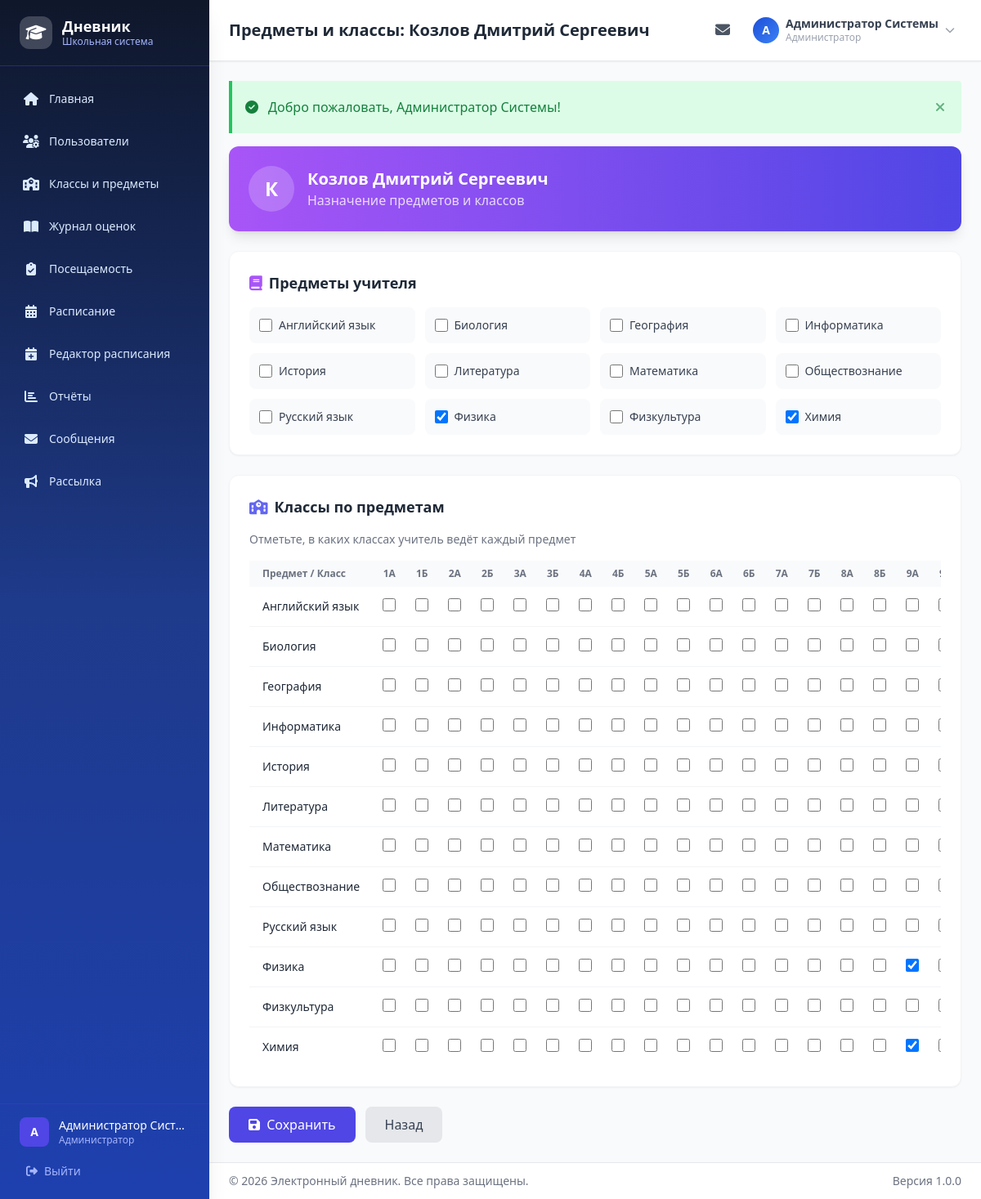
The app's page /users/teacher-subjects/3 (signed in) with its own data.
### tables this page shows
CREATE TABLE `teachers` (
  `id` int NOT NULL,
  `user_id` int NOT NULL,
  `is_class_teacher` tinyint(1) DEFAULT '0'
);

CREATE TABLE `users` (
  `id` int NOT NULL,
  `login` varchar(100) NOT NULL,
  `password_hash` varchar(255) NOT NULL,
  `full_name` varchar(255) NOT NULL,
  `email` varchar(255) DEFAULT NULL,
  `phone` varchar(20) DEFAULT NULL,
  `role_id` int NOT NULL,
  `is_active` tinyint(1) DEFAULT '1',
  `last_login` timestamp NULL DEFAULT NULL,
  `created_at` timestamp NULL DEFAULT CURRENT_TIMESTAMP,
  `updated_at` timestamp NULL DEFAULT CURRENT_TIMESTAMP ON UPDATE CURRENT_TIMESTAMP
);

CREATE TABLE `subjects` (
  `id` int NOT NULL,
  `name` varchar(100) NOT NULL
);

CREATE TABLE `classes` (
  `id` int NOT NULL,
  `name` varchar(10) NOT NULL,
  `year` int NOT NULL,
  `class_teacher_id` int DEFAULT NULL
);

### controllers/UserController.php (called while the page is built, shortened)
<?php
class UserController {
    private $teacherModel;
    private $classModel;
    private $subjectModel;
    public function __construct() {
        require_once __DIR__ . '/../models/Teacher.php';
        require_once __DIR__ . '/../models/ClassModel.php';
        require_once __DIR__ . '/../models/Subject.php';
        $this->teacherModel = new Teacher();
        $this->classModel = new ClassModel();
        $this->subjectModel = new Subject();
    }
    public function teacherSubjects($teacherId) {
        $teacher = $this->teacherModel->findById($teacherId);
        $pageTitle = 'Предметы и классы: ' . $teacher['full_name'];
        $subjects = $this->subjectModel->getAll();
        $classes = $this->classModel->getAll(currentAcademicYear());
        $teacherSubjects = $this->teacherModel->getSubjects($teacherId);
        $teacherClassSubjects = $this->teacherModel->getClassSubjects($teacherId);
        $teacherSubjectIds = array_column($teacherSubjects, 'id');
        $classSubjectMap = [];
        foreach ($teacherClassSubjects as $tcs) {
            $classSubjectMap[$tcs['subject_id'] . '_' . $tcs['class_id']] = true;
        }
        require __DIR__ . '/../views/layout/header.php';
        require __DIR__ . '/../views/users/teacher-subjects.php';
        require __DIR__ . '/../views/layout/footer.php';
    }
}

### config/database.php (called while the page is built, shortened)
<?php
function getDB() {
    static $pdo = null;
    if ($pdo === null) {
        $dsn = sprintf(
            'mysql:host=%s;port=%s;dbname=%s;charset=%s',
            DB_HOST, DB_PORT, DB_NAME, DB_CHARSET
        );
        $options = [
            PDO::ATTR_ERRMODE            => PDO::ERRMODE_EXCEPTION,
            PDO::ATTR_DEFAULT_FETCH_MODE => PDO::FETCH_ASSOC,
            PDO::ATTR_EMULATE_PREPARES   => false,
            PDO::MYSQL_ATTR_INIT_COMMAND => "SET NAMES " . DB_CHARSET,
        ];
        try {
            $pdo = new PDO($dsn, DB_USER, DB_PASS, $options);
        } catch (PDOException $e) {
            if (defined('APP_DEBUG') && APP_DEBUG) {
                die('Ошибка подключения к БД: ' . $e->getMessage());
            } else {
                die('Ошибка подключения к базе данных.');
            }
        }
    }
    return $pdo;
}

### models/Teacher.php (called while the page is built, shortened)
<?php
class Teacher {
    private $db;
    public function __construct() {
        $this->db = getDB();
    }
    public function findById($id) {
        $stmt = $this->db->prepare("
            SELECT t.*, u.full_name, u.email, u.login
            FROM teachers t
            JOIN users u ON t.user_id = u.id
            WHERE t.id = :id
        ");
        $stmt->execute([':id' => $id]);
        return $stmt->fetch();
    }
    public function getSubjects($teacherId) {
        $stmt = $this->db->prepare("
            SELECT s.* FROM subjects s
            JOIN teacher_subjects ts ON s.id = ts.subject_id
            WHERE ts.teacher_id = :teacher_id
            ORDER BY s.name
        ");
        $stmt->execute([':teacher_id' => $teacherId]);
        return $stmt->fetchAll();
    }
}

### includes/auth.php (called while the page is built, shortened)
<?php
function isLoggedIn() {
    return isset($_SESSION['user_id']) && !empty($_SESSION['user_id']);
}
function currentUser() {
    return [
        'id'        => $_SESSION['user_id'],
        'login'     => $_SESSION['user_login'],
        'full_name' => $_SESSION['user_full_name'],
        'role'      => $_SESSION['user_role'],
        'role_name' => $_SESSION['user_role_name'],
        'email'     => $_SESSION['user_email'] ?? '',
    ];
}

### models/Subject.php (called while the page is built, shortened)
<?php
class Subject {
    private $db;
    public function __construct() {
        $this->db = getDB();
    }
    public function getAll() {
        $stmt = $this->db->query("SELECT * FROM subjects ORDER BY name");
        return $stmt->fetchAll();
    }
}

### models/ClassModel.php (called while the page is built, shortened)
<?php
class ClassModel {
    private $db;
    public function __construct() {
        $this->db = getDB();
    }
    public function getAll($year = null) {
        $sql = "
            SELECT c.*, u.full_name as teacher_name,
                   (SELECT COUNT(*) FROM students s
                    JOIN users us ON s.user_id = us.id
                    WHERE s.class_id = c.id AND us.is_active = 1) as student_count
            FROM classes c
            LEFT JOIN teachers t ON c.class_teacher_id = t.id
            LEFT JOIN users u ON t.user_id = u.id
        ";
        $params = [];
        if ($year) {
            $sql .= " WHERE c.year = :year";
            $params[':year'] = $year;
        }
        $sql .= " ORDER BY CAST(REGEXP_SUBSTR(c.name, '^[0-9]+') AS UNSIGNED) ASC, c.name ASC";
        $stmt = $this->db->prepare($sql);
        $stmt->execute($params);
        return $stmt->fetchAll();
    }
}

### views/users/teacher-subjects.php (the view, shortened to what this page needs)
<div class="max-w-4xl mx-auto space-y-6">
    <div class="bg-gradient-to-r from-purple-500 to-indigo-600 rounded-xl p-6 text-white shadow-lg">
        <div class="flex items-center gap-4">
            <div class="w-14 h-14 bg-white/20 rounded-full flex items-center justify-center text-2xl font-bold">
                <?= mb_strtoupper(mb_substr($teacher['full_name'], 0, 1)) ?>
            </div>
            <div>
                <h2 class="text-xl font-bold"><?= e($teacher['full_name']) ?></h2>
                <p class="text-white/80">Назначение предметов и классов</p>
            </div>
        </div>
    </div>
    <form method="POST" action="<?= url('users/save-teacher-subjects/' . $teacherId) ?>" class="space-y-6">
        <div class="bg-white rounded-xl shadow-sm border border-gray-100 p-6">
            <h3 class="text-lg font-bold text-gray-800 mb-4">
                <i class="fas fa-book text-purple-500 mr-2"></i>Предметы учителя
            </h3>
            <div class="grid grid-cols-2 md:grid-cols-3 lg:grid-cols-4 gap-3">
                <?php foreach ($subjects as $subj): ?>
                <label class="flex items-center gap-2 p-3 bg-gray-50 rounded-lg cursor-pointer hover:bg-gray-100 transition">
                    <input type="checkbox" name="subjects[]" value="<?= $subj['id'] ?>"
                           <?= in_array($subj['id'], $teacherSubjectIds) ? 'checked' : '' ?>
                           class="w-4 h-4 text-indigo-600 border-gray-300 rounded focus:ring-indigo-500">
                    <span class="text-sm font-medium text-gray-700"><?= e($subj['name']) ?></span>
                </label>
                <?php endforeach; ?>
            </div>
        </div>
        <div class="bg-white rounded-xl shadow-sm border border-gray-100 p-6">
            <h3 class="text-lg font-bold text-gray-800 mb-4">
                <i class="fas fa-school text-indigo-500 mr-2"></i>Классы по предметам
            </h3>
            <p class="text-sm text-gray-500 mb-4">Отметьте, в каких классах учитель ведёт каждый предмет</p>
            <div class="overflow-x-auto">
                <table class="w-full">
                    <thead class="bg-gray-50">
                        <tr>
                            <th class="px-4 py-2 text-left text-xs font-semibold text-gray-500">Предмет / Класс</th>
                            <?php foreach ($classes as $cls): ?>
                            <th class="px-3 py-2 text-center text-xs font-semibold text-gray-500"><?= e($cls['name']) ?></th>
                            <?php endforeach; ?>
                        </tr>
                    </thead>
                    <tbody class="divide-y divide-gray-100">
                        <?php foreach ($subjects as $subj): ?>
                        <tr class="hover:bg-gray-50">
                            <td class="px-4 py-3 font-medium text-sm text-gray-800"><?= e($subj['name']) ?></td>
                            <?php foreach ($classes as $cls):
                                $key = $subj['id'] . '_' . $cls['id'];
                                $checked = isset($classSubjectMap[$key]);
                            ?>
                            <td class="px-3 py-3 text-center">
                                <input type="checkbox" name="cs_<?= $subj['id'] ?>_<?= $cls['id'] ?>" value="1"
                                       <?= $checked ? 'checked' : '' ?>
                                       class="w-4 h-4 text-indigo-600 border-gray-300 rounded focus:ring-indigo-500 cursor-pointer">
                            </td>
                            <?php endforeach; ?>
                        </tr>
                        <?php endforeach; ?>
                    </tbody>
                </table>
            </div>
        </div>
        <div class="flex items-center gap-3">
            <button type="submit" class="px-6 py-2.5 bg-indigo-600 text-white rounded-lg hover:bg-indigo-700 transition font-medium">
                <i class="fas fa-save mr-1"></i> Сохранить
            </button>
            <a href="<?= url('users') ?>" class="px-6 py-2.5 bg-gray-200 text-gray-700 rounded-lg hover:bg-gray-300 transition font-medium">
                Назад
            </a>
        </div>
    </form>
</div>

### views/layout/header.php (shortened to what this page needs)
<!DOCTYPE html>
<html lang="ru" class="h-full">
<head>
    <script src="https://cdn.tailwindcss.com"></script>
    <link rel="stylesheet" href="https://cdnjs.cloudflare.com/ajax/libs/font-awesome/6.5.1/css/all.min.css">
    <link rel="stylesheet" href="<?= url('assets/css/style.css') ?>">
</head>
<body class="h-full bg-gray-50">
<div class="flex h-full">
    <?php require __DIR__ . '/sidebar.php'; ?>
    <div class="flex-1 flex flex-col min-h-screen lg:ml-64">
        <header class="bg-white shadow-sm border-b border-gray-200 sticky top-0 z-30">
            <div class="flex items-center justify-between px-4 lg:px-6 py-3">
                <h1 class="text-lg lg:text-xl font-bold text-gray-800 truncate">
                    <?= e($pageTitle ?? 'Главная панель') ?>
                </h1>
                <div class="flex items-center gap-3">
                    <a href="<?= url('messages/inbox') ?>" class="relative p-2 rounded-lg text-gray-600 hover:bg-gray-100 transition">
                        <i class="fas fa-envelope text-lg"></i>
                    </a>
                    <div class="relative" id="profileDropdown">
                        <button onclick="toggleProfileMenu()" class="flex items-center gap-2 p-2 rounded-lg hover:bg-gray-100 transition">
                            <div class="w-8 h-8 bg-gradient-to-br from-blue-700 to-blue-500 rounded-full flex items-center justify-center text-white text-sm font-bold">
                                <?= mb_strtoupper(mb_substr($currentUser['full_name'], 0, 1)) ?>
                            </div>
                            <div class="hidden md:block text-left">
                                <p class="text-sm font-semibold text-gray-700 leading-tight"><?= e($currentUser['full_name']) ?></p>
                                <p class="text-xs text-gray-400"><?= e($currentUser['role_name']) ?></p>
                            </div>
                            <i class="fas fa-chevron-down text-xs text-gray-400 hidden md:block"></i>
                        </button>
                    </div>
                </div>
            </div>
        </header>
        <main class="flex-1 p-4 lg:p-6">

### assets/css/style.css (style rules this page uses)
:root { --school-bg: #F4F7FB; --school-card: #FFFFFF; --school-border: #DCE3ED; --school-primary-900: #0F2D5C; --school-primary-800: #163B79; --school-primary-700: #1E40AF; --school-primary-600: #1D4ED8; --school-primary-500: #2563EB; --school-primary-100: #DBEAFE; --school-primary-50: #EFF6FF; --school-text: #0F172A; --school-muted: #475569; --school-success: #16A34A; --school-warning: #D97706; --school-danger: #DC2626; }
* { scrollbar-width: thin; scrollbar-color: #c7d2fe #f1f5f9; }
body { background: var(--school-bg); color: var(--school-text); }
main > * { animation: fadeInUp 0.3s ease-out; }
main > *:nth-child(2) { animation-delay: 0.05s; }

### records on screen
teachers: user.full_name "Предметы и классы: Козлов Дмитрий Сергеевич", user.full_name "К", user.full_name "Козлов Дмитрий Сергеевич"
subjects: name "Английский язык"
subjects: name "Биология"
subjects: name "География"
subjects: name "Информатика"
subjects: name "История"
subjects: name "Литература"
subjects: name "Математика"
subjects: name "Обществознание"
subjects: name "Русский язык"
subjects: id "☑", name "Физика"
subjects: name "Физкультура"
subjects: id "☑", name "Химия"
classes: name "1А"
classes: name "1Б"
classes: name "2А"
classes: name "2Б"
classes: name "3А"
classes: name "3Б"
classes: name "4А"
classes: name "4Б"
classes: name "5А"
classes: name "5Б"
classes: name "6А"
classes: name "6Б"
classes: name "7А"
classes: name "7Б"
classes: name "8А"
classes: name "8Б"
classes: name "9А"

### other values on screen
$item['label'] "Главная"
$item['label'] "Пользователи"
$item['label'] "Классы и предметы"
$item['label'] "Журнал оценок"
$item['label'] "Посещаемость"
$item['label'] "Расписание"
$item['label'] "Редактор расписания"
$item['label'] "Отчёты"
$item['label'] "Сообщения"
$item['label'] "Рассылка"
mb_strtoupper(mb_substr($currentUser['full_name'] ?? 'U', 0, 1)) "А"
$currentUser['full_name'] "Администратор Сист…"
$currentUser['role_name'] "Администратор"
mb_strtoupper(mb_substr($currentUser['full_name'], 0, 1)) "А"
$currentUser['full_name'] "Администратор Системы"
